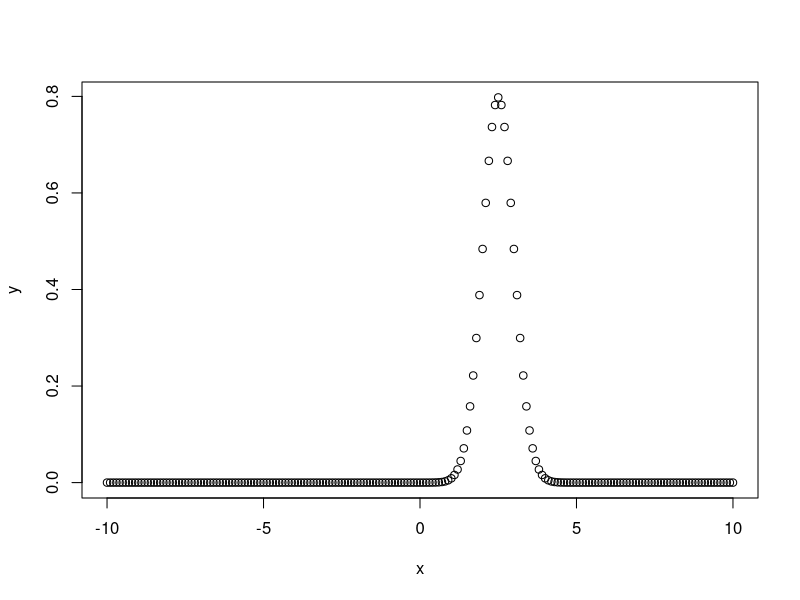
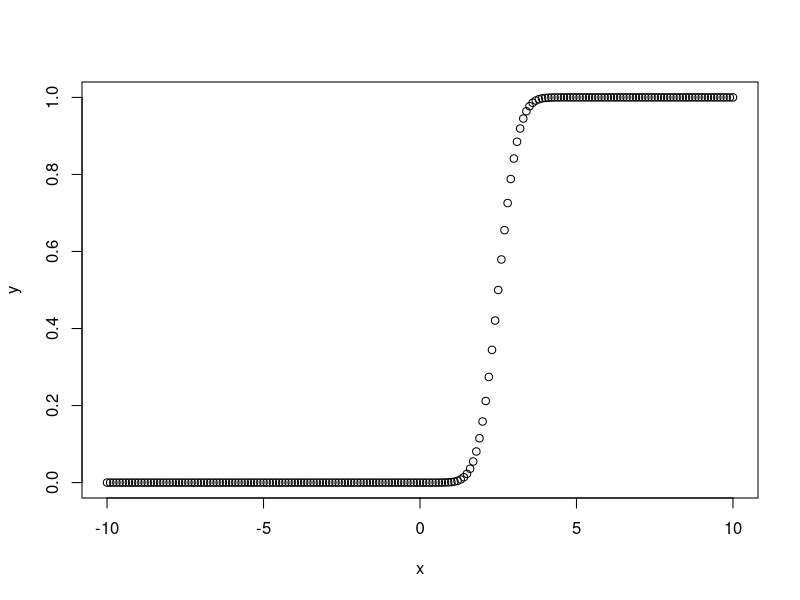
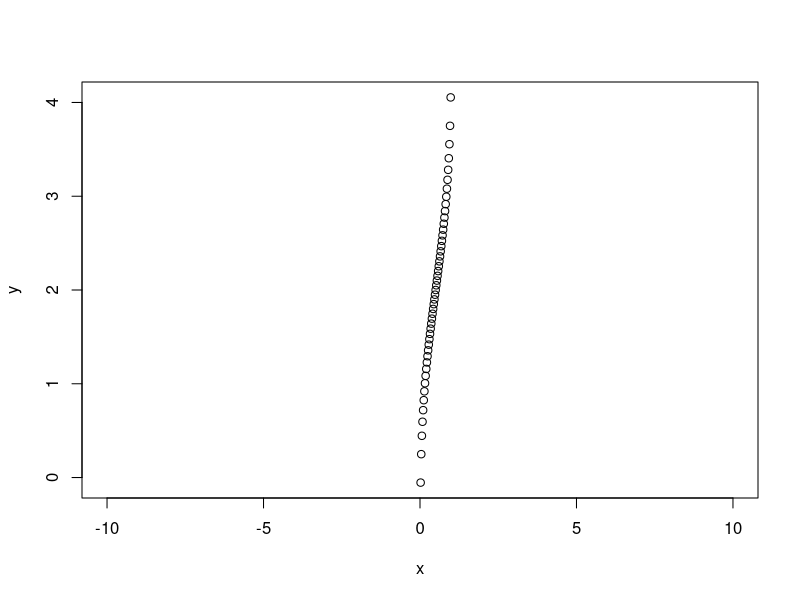
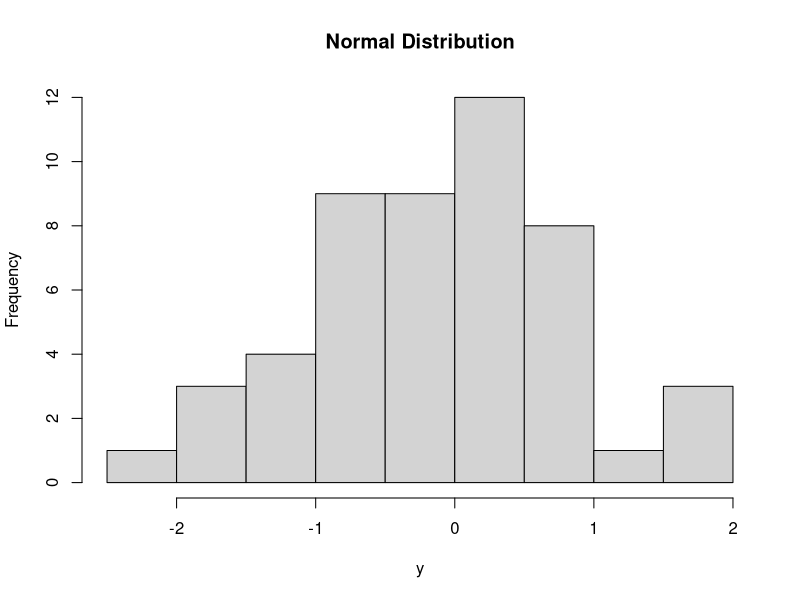

The R script that drew these images, in order:
x <- seq(-10, 10, by = 0.1)       # Create a sequence of x values from -10 to 10
y <- dnorm(x, mean = 2.5, sd = 0.5)  # Calculate the normal distribution with mean = 2.5 and sd = 0.5

png(file = "dnorm.png")            # Open a PNG device to save the plot
plot(x, y)                         # Plot the values of x and y
dev.off()                          # Close the PNG device
#############################################################################################
x <- seq(-10, 10, by = 0.1)       # Create a sequence of x values from -10 to 10
y <- pnorm(x, mean = 2.5, sd = 0.5)  # Calculate the normal distribution with mean = 2.5 and sd = 0.5

png(file = "pnorm.png")            # Open a PNG device to save the plot
plot(x, y)                         # Plot the values of x and y
dev.off()                          # Close the PNG device


x <- seq(-10, 10, by = 0.02)       # Create a sequence of x values from -10 to 10
y <- qnorm(x, mean = 2, sd = 1)  # Calculate the normal distribution with mean = 2.5 and sd = 0.5

png(file = "qnorm.png")            # Open a PNG device to save the plot
plot(x, y)                         # Plot the values of x and y
dev.off()          

# Close the PNG device
y<-rnorm(50)
png(file="rnorm.png")
hist(y,main="Normal Distribution")
dev.off()
